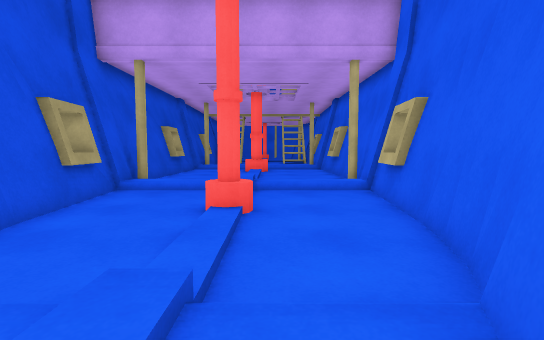
[1] (above)

13 first-person views from a walk through a 3-D level made in the Unity game engine. The camera is 1.2 m above the floor, tilts 4° down and sees 85° across. The floor is counted in squares, 1 m on a side. Each view is taken from the middle of a square. On the plan, view 1 faces up. The plan holds only what a view shows up to about 13 squares ahead; the rest is blank. The place goes on beyond the plan. Door leaves are left out, so doorways stand open. Surface patterns are stand-ins for the level's own textures.

[2]
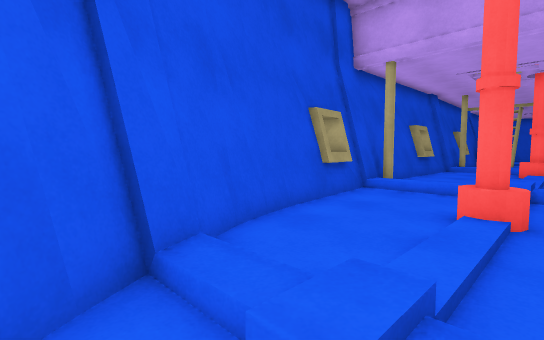

[3]
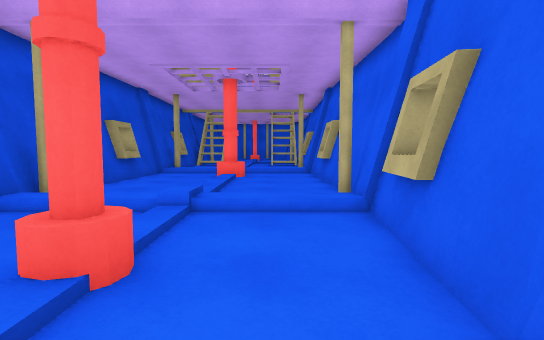

[4]
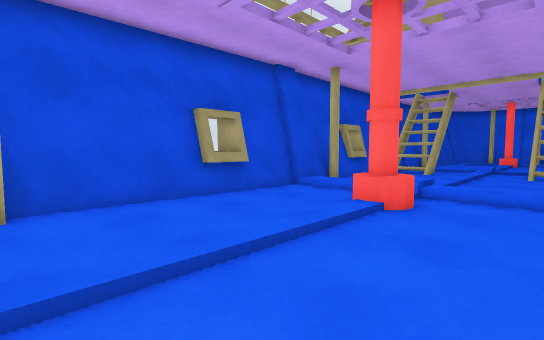

[5]
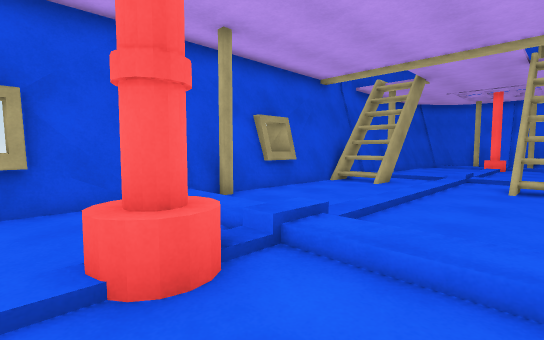

[6]
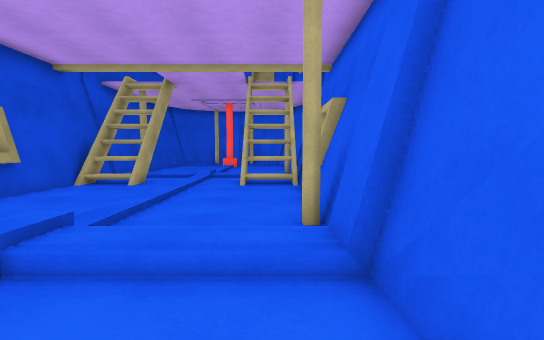

[7]
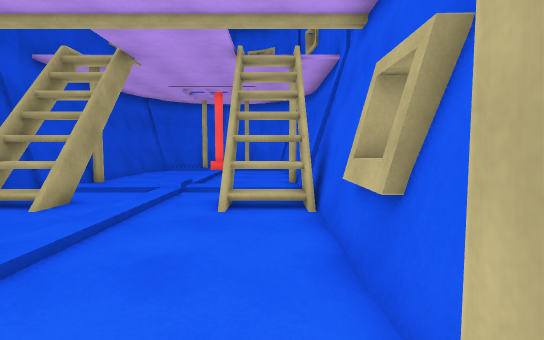

[8]
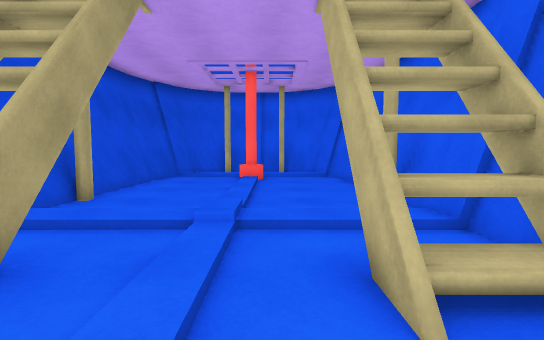

[9]
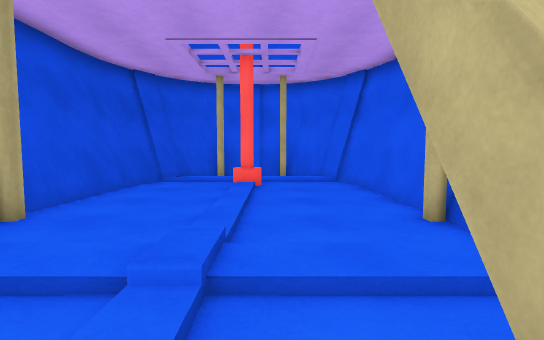

[10]
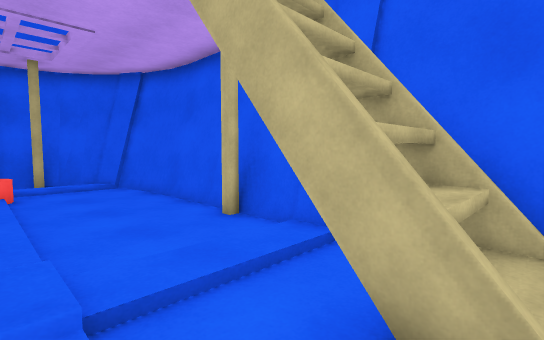

[11]
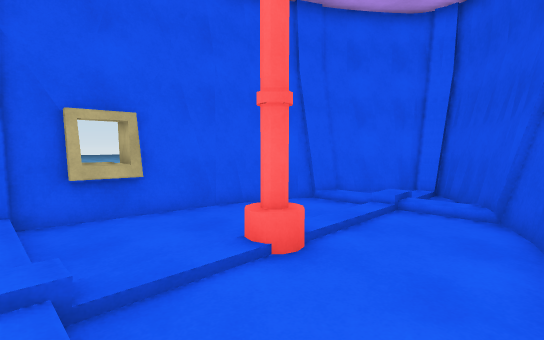

[12]
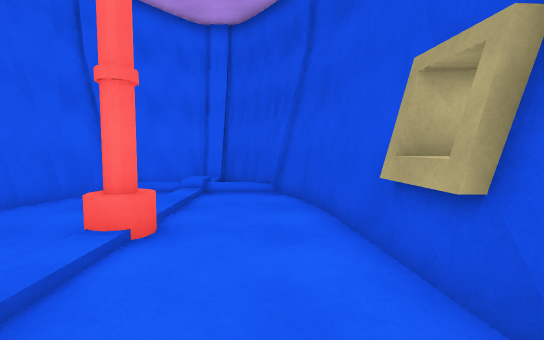

[13]
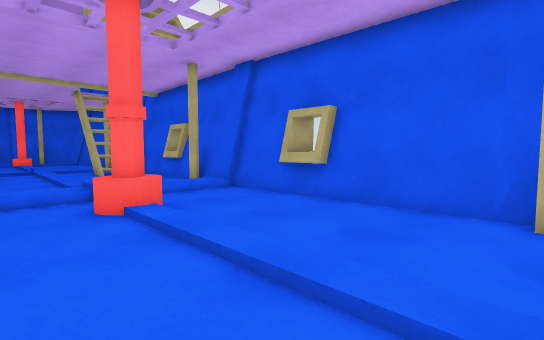

### Floor plan
Key: @ floor where view 1 was taken; # wall or solid block; . main floor; : floor 0.25 m higher than the main floor; / step, stairs or slope; D open door; = window, fence, low wall or low ledge; ^ raised ledge.
Columns run from 6 left of view 1 to 4 right of it. Each row starts with its distance up from view 1.
 38    ######
 37   ### .###
 36  ##// ///#
 35  #...#=..#
 34  #.../...#
 33  #.../...#
 32  #.../...#
 31  #.../...#
 30  #.../...#
 29  #.../...#
 28  #:::/:::#
 27  ###./.###
 26  ###DDDD^#
 25  #.=./.=.#
 24  #.../...#
 23 ##.../...##
 22  =.../...=
 21  #.../...#
 20  #.../...#
 19  #.../...#
 18  #:::/:::#
 17  #.../...#
 16 ##...#...##
 15 #=.../...=#
 14 ##.../...##
 13  #.../...##
 12  #.../...#
 11  #.../...#
 10  #.../...#
  9  #:::/:::#
  8  #.../...##
  7  ##../...=#
  6  ##..#=..##
  5   #../...#
  4   #../...#
  3   #../..##
  2   ##////#
  1    #///##
  0    ##/@#
 -1     ####

Where each view was taken, in squares from view 1:
view 1: 0 up, 0 right, facing up
view 2: 0 up, 0 right, facing up-left
view 3: 3 up, 1 right, facing up
view 4: 10 up, 2 right, facing up-left
view 5: 15 up, 2 right, facing up-left
view 6: 15 up, 2 right, facing up
view 7: 19 up, 2 right, facing up
view 8: 23 up, 0 right, facing up
view 9: 25 up, 0 right, facing up
view 10: 25 up, 1 left, facing up-right
view 11: 9 up, 4 left, facing down-right
view 12: 10 up, 3 left, facing down
view 13: 10 up, 3 left, facing up-right
